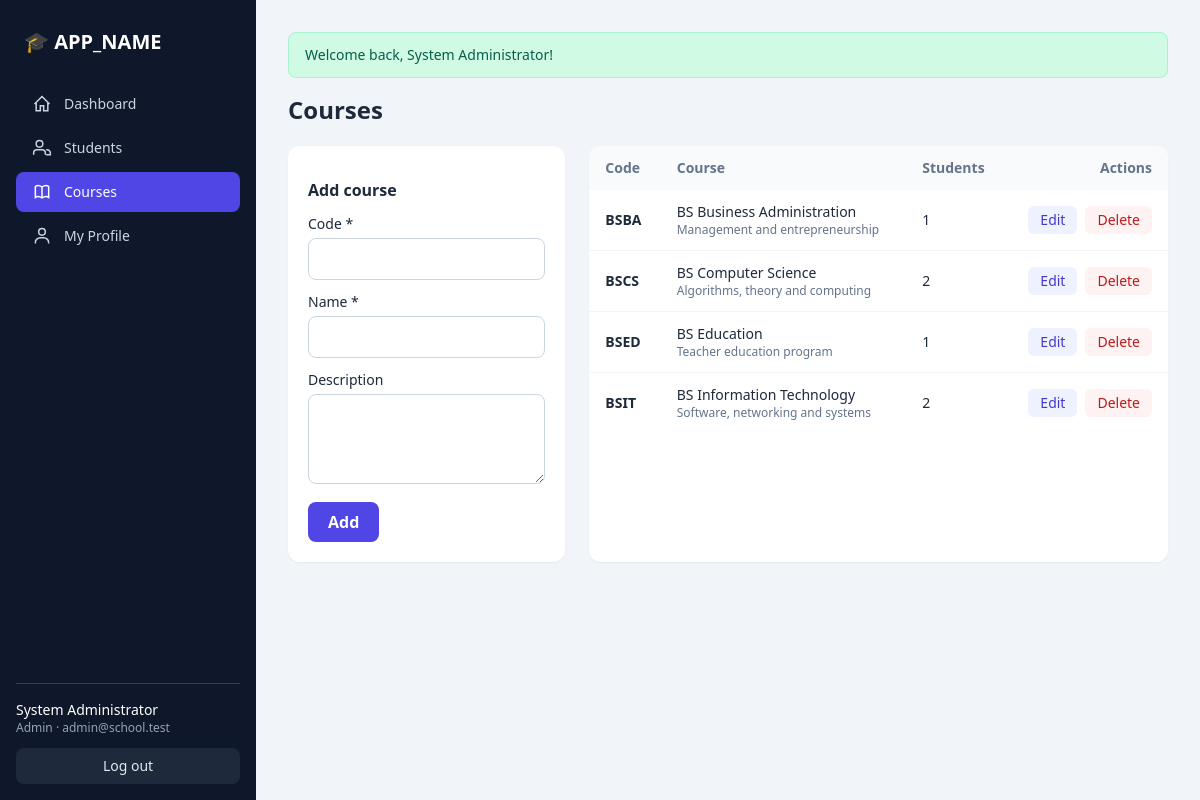
Screenshot of /courses.php (signed in) with the database file from the repository.
### tables this page shows
CREATE TABLE IF NOT EXISTS courses (
  id INT UNSIGNED AUTO_INCREMENT PRIMARY KEY,
  code VARCHAR(20) NOT NULL UNIQUE,
  name VARCHAR(150) NOT NULL,
  description VARCHAR(255) DEFAULT NULL,
  created_at TIMESTAMP DEFAULT CURRENT_TIMESTAMP
);

### includes/functions.php (called while the page is built, shortened)
<?php
function e($v): string { return htmlspecialchars((string)$v, ENT_QUOTES, 'UTF-8'); }

### courses.php (the view, shortened to what this page needs)
<?php
require_once __DIR__ . '/includes/functions.php';
$pdo = db();
$errors = [];
$editId = (int)($_GET['edit'] ?? 0);
$form = ['code' => '', 'name' => '', 'description' => ''];
$list = $pdo->query('SELECT c.*, COUNT(s.id) AS total FROM courses c LEFT JOIN students s ON s.course_id = c.id GROUP BY c.id ORDER BY c.code')->fetchAll();
include __DIR__ . '/includes/header.php';
$I = INPUT_CLASS;
?>
<h1 class="text-2xl font-bold mb-5">Courses</h1>
<div class="grid lg:grid-cols-3 gap-6">
  <form method="post" data-validate novalidate class="bg-white rounded-xl shadow-sm p-5 space-y-3 h-fit">
    <h2 class="font-semibold"><?= $editId ? 'Edit course' : 'Add course' ?></h2>
    <div><label class="block text-sm font-medium mb-1">Code *</label><input name="code" required maxlength="20" value="<?= e($form['code']) ?>" class="<?= $I ?>"><?= field_err($errors, 'code') ?></div>
    <div><label class="block text-sm font-medium mb-1">Name *</label><input name="name" required maxlength="150" value="<?= e($form['name']) ?>" class="<?= $I ?>"><?= field_err($errors, 'name') ?></div>
    <div><label class="block text-sm font-medium mb-1">Description</label><textarea name="description" rows="3" maxlength="255" class="<?= $I ?>"><?= e($form['description']) ?></textarea><?= field_err($errors, 'description') ?></div>
    <div class="flex gap-2">
      <button class="bg-indigo-600 hover:bg-indigo-700 text-white px-5 py-2 rounded-lg font-semibold"><?= $editId ? 'Update' : 'Add' ?></button>
    </div>
  </form>
  <div class="lg:col-span-2 bg-white rounded-xl shadow-sm overflow-x-auto">
    <table class="w-full text-sm min-w-[520px]">
      <thead class="bg-slate-50 text-slate-500 text-left"><tr><th class="px-4 py-3">Code</th><th class="px-4 py-3">Course</th><th class="px-4 py-3">Students</th><th class="px-4 py-3 text-right">Actions</th></tr></thead>
      <tbody class="divide-y divide-slate-100">
      <?php foreach ($list as $c): ?>
        <tr class="hover:bg-slate-50">
          <td class="px-4 py-3 font-semibold"><?= e($c['code']) ?></td>
          <td class="px-4 py-3"><div><?= e($c['name']) ?></div><div class="text-xs text-slate-500"><?= e($c['description']) ?></div></td>
          <td class="px-4 py-3"><?= (int)$c['total'] ?></td>
          <td class="px-4 py-3"><div class="flex justify-end gap-2">
            <a href="?edit=<?= $c['id'] ?>" class="px-3 py-1 rounded-md bg-indigo-50 text-indigo-700 hover:bg-indigo-100">Edit</a>
            <form method="post" data-confirm="Delete course <?= e($c['code']) ?>?">
              <button class="px-3 py-1 rounded-md bg-red-50 text-red-700 hover:bg-red-100">Delete</button>
            </form></div></td>
        </tr>
      <?php endforeach; ?>
      </tbody>
    </table>
  </div>
</div>
<?php include __DIR__ . '/includes/footer.php'; ?>

### rows the page displays
courses: code "BSBA", name "BS Business Administration", description "Management and entrepreneurship", total "1"
courses: code "BSCS", name "BS Computer Science", description "Algorithms, theory and computing", total "2"
courses: code "BSED", name "BS Education", description "Teacher education program", total "1"
courses: code "BSIT", name "BS Information Technology", description "Software, networking and systems", total "2"

### other values shown
APP_NAME "APP_NAME"
$label "Dashboard Students Courses My Profile"
$u['name'] "System Administrator"
$u['role'] "Admin"
$u['email'] "admin@school.test"
$flash['msg'] "Welcome back, System Administrator!"
